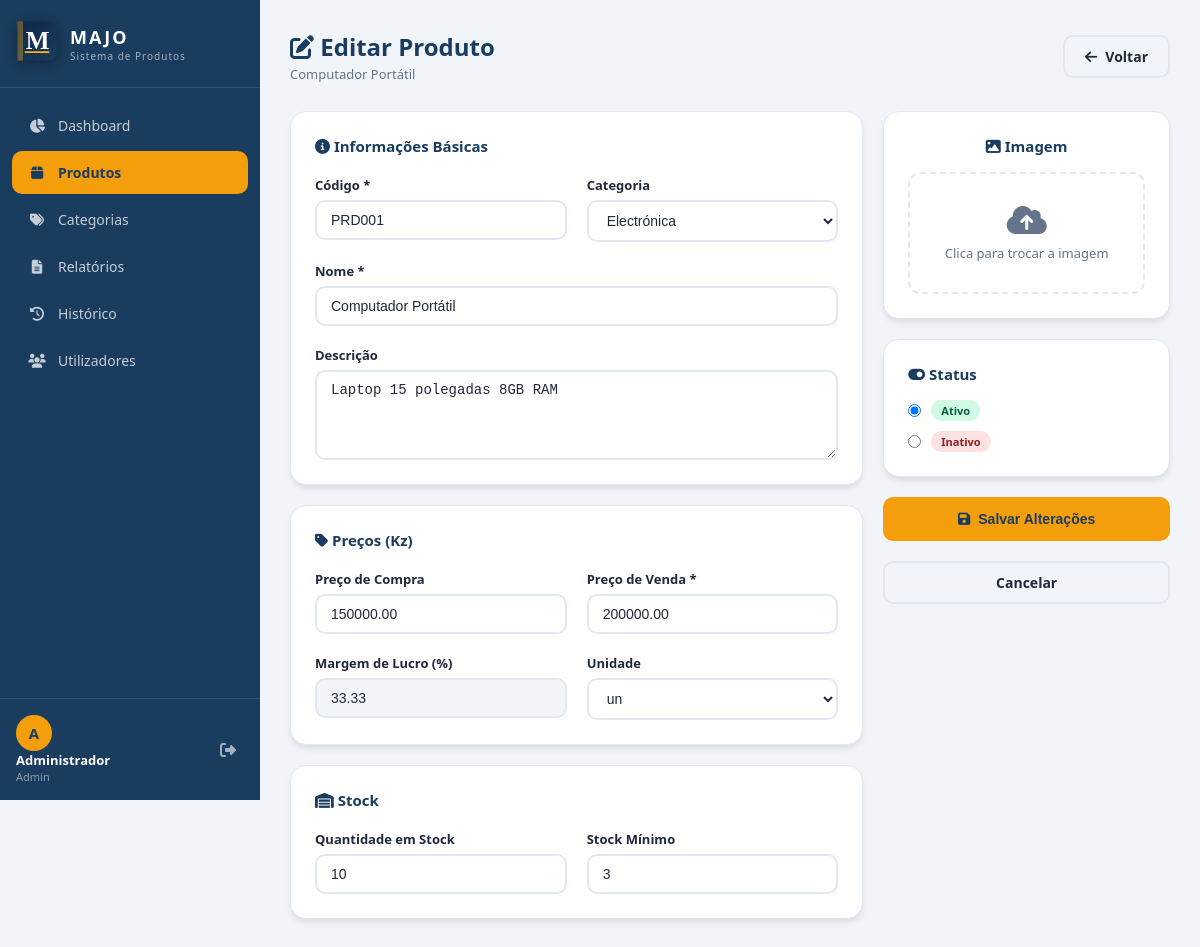
The page /pages/produtos/editar.php?id=1 (signed in) on the database its author committed.
### tables this page shows
CREATE TABLE IF NOT EXISTS produtos (
    id INT AUTO_INCREMENT PRIMARY KEY,
    codigo VARCHAR(50) NOT NULL UNIQUE,
    nome VARCHAR(150) NOT NULL,
    descricao TEXT,
    categoria_id INT,
    preco_compra DECIMAL(10,2) DEFAULT 0.00,
    preco_venda DECIMAL(10,2) DEFAULT 0.00,
    margem_lucro DECIMAL(5,2) DEFAULT 0.00,
    quantidade_stock INT DEFAULT 0,
    stock_minimo INT DEFAULT 5,
    unidade_medida VARCHAR(20) DEFAULT 'un',
    imagem VARCHAR(255),
    codigo_barras VARCHAR(100),
    status ENUM('ativo', 'inativo') DEFAULT 'ativo',
    criado_por INT,
    criado_em TIMESTAMP DEFAULT CURRENT_TIMESTAMP,
    atualizado_em TIMESTAMP DEFAULT CURRENT_TIMESTAMP ON UPDATE CURRENT_TIMESTAMP,
    FOREIGN KEY (categoria_id) REFERENCES categorias(id) ON DELETE SET NULL,
    FOREIGN KEY (criado_por) REFERENCES utilizadores(id) ON DELETE SET NULL
);

CREATE TABLE IF NOT EXISTS categorias (
    id INT AUTO_INCREMENT PRIMARY KEY,
    nome VARCHAR(100) NOT NULL,
    descricao TEXT,
    criado_em TIMESTAMP DEFAULT CURRENT_TIMESTAMP
);

### pages/produtos/editar.php (the view, shortened to what this page needs)
<?php
require_once '../../includes/conexao.php';
$id = (int)($_GET['id'] ?? 0);
$stmt = $conn->prepare("SELECT * FROM produtos WHERE id = ?");
$stmt->bind_param("i", $id);
$stmt->execute();
$produto = $stmt->get_result()->fetch_assoc();
$categorias = $conn->query("SELECT * FROM categorias ORDER BY nome");
require_once '../../includes/header.php';
?>
<div class="page-header">
    <div>
        <div class="page-titulo"><i class="fas fa-edit"></i> Editar Produto</div>
        <div class="page-subtitulo"><?= htmlspecialchars($produto['nome']) ?></div>
    </div>
    <a href="/majo_system/pages/produtos/listar.php" class="btn btn-outline"><i class="fas fa-arrow-left"></i> Voltar</a>
</div>
<form method="POST" enctype="multipart/form-data">
    <div style="display:grid; grid-template-columns:2fr 1fr; gap:20px;">
        <div style="display:flex; flex-direction:column; gap:20px;">
            <div class="card">
                <h3 style="margin-bottom:20px; color:var(--primaria); font-size:15px;"><i class="fas fa-info-circle"></i> Informações Básicas</h3>
                <div class="form-grid">
                    <div class="form-grupo">
                        <label>Código *</label>
                        <input type="text" name="codigo" class="form-control" value="<?= htmlspecialchars($produto['codigo']) ?>" required>
                    </div>
                    <div class="form-grupo">
                        <label>Categoria</label>
                        <select name="categoria_id" class="form-control">
                            <?php while($cat = $categorias->fetch_assoc()): ?>
                            <option value="<?= $cat['id'] ?>" <?= $produto['categoria_id'] == $cat['id'] ? 'selected' : '' ?>>
                                <?= htmlspecialchars($cat['nome']) ?>
                            </option>
                            <?php endwhile; ?>
                        </select>
                    </div>
                    <div class="form-grupo full">
                        <label>Nome *</label>
                        <input type="text" name="nome" class="form-control" value="<?= htmlspecialchars($produto['nome']) ?>" required>
                    </div>
                    <div class="form-grupo full">
                        <label>Descrição</label>
                        <textarea name="descricao" class="form-control"><?= htmlspecialchars($produto['descricao'] ?? '') ?></textarea>
                    </div>
                </div>
            </div>
            <div class="card">
                <h3 style="margin-bottom:20px; color:var(--primaria); font-size:15px;"><i class="fas fa-tag"></i> Preços (Kz)</h3>
                <div class="form-grid">
                    <div class="form-grupo">
                        <label>Preço de Compra</label>
                        <input type="number" id="preco_compra" name="preco_compra" class="form-control" value="<?= $produto['preco_compra'] ?>" step="0.01" min="0">
                    </div>
                    <div class="form-grupo">
                        <label>Preço de Venda *</label>
                        <input type="number" id="preco_venda" name="preco_venda" class="form-control" value="<?= $produto['preco_venda'] ?>" step="0.01" min="0" required>
                    </div>
                    <div class="form-grupo">
                        <label>Margem de Lucro (%)</label>
                        <input type="number" id="margem_lucro" name="margem_lucro" class="form-control" value="<?= $produto['margem_lucro'] ?>" readonly style="background:var(--fundo);">
                    </div>
                    <div class="form-grupo">
                        <label>Unidade</label>
                        <select name="unidade_medida" class="form-control">
                            <?php foreach(['un','kg','g','lt','ml','cx','pç','resma','mt'] as $u): ?>
                            <option value="<?= $u ?>" <?= $produto['unidade_medida'] == $u ? 'selected' : '' ?>><?= $u ?></option>
                            <?php endforeach; ?>
                        </select>
                    </div>
                </div>
            </div>
            <div class="card">
                <h3 style="margin-bottom:20px; color:var(--primaria); font-size:15px;"><i class="fas fa-warehouse"></i> Stock</h3>
                <div class="form-grid">
                    <div class="form-grupo">
                        <label>Quantidade em Stock</label>
                        <input type="number" name="quantidade_stock" class="form-control" value="<?= $produto['quantidade_stock'] ?>" min="0">
                    </div>
                    <div class="form-grupo">
                        <label>Stock Mínimo</label>
                        <input type="number" name="stock_minimo" class="form-control" value="<?= $produto['stock_minimo'] ?>" min="0">
                    </div>
                </div>
            </div>
        </div>
        <div style="display:flex; flex-direction:column; gap:20px;">
            <div class="card" style="text-align:center;">
                <h3 style="margin-bottom:16px; color:var(--primaria); font-size:15px;"><i class="fas fa-image"></i> Imagem</h3>
                <div class="upload-area" onclick="document.getElementById('input-imagem').click()">
                    <i class="fas fa-cloud-upload-alt"></i>
                    <p style="font-size:13px;">Clica para trocar a imagem</p>
                </div>
            </div>
            <div class="card">
                <h3 style="margin-bottom:16px; color:var(--primaria); font-size:15px;"><i class="fas fa-toggle-on"></i> Status</h3>
                <label style="display:flex; align-items:center; gap:10px; cursor:pointer; font-weight:normal; margin-bottom:10px;">
                    <input type="radio" name="status" value="ativo" <?= $produto['status'] == 'ativo' ? 'checked' : '' ?>>
                    <span class="badge badge-ativo">Ativo</span>
                </label>
                <label style="display:flex; align-items:center; gap:10px; cursor:pointer; font-weight:normal;">
                    <input type="radio" name="status" value="inativo" <?= $produto['status'] == 'inativo' ? 'checked' : '' ?>>
                    <span class="badge badge-inativo">Inativo</span>
                </label>
            </div>
            <button type="submit" class="btn btn-acento" style="width:100%; justify-content:center; padding:14px;">
                <i class="fas fa-save"></i> Salvar Alterações
            </button>
            <a href="/majo_system/pages/produtos/listar.php" class="btn btn-outline" style="width:100%; justify-content:center;">Cancelar</a>
        </div>
    </div>
</form>
<?php require_once '../../includes/footer.php'; ?>

### assets/css/estilo.css (style rules this page uses)
:root { --primaria: #1a3c5e; --primaria-clara: #2563a8; --acento: #f59e0b; --acento-claro: #fbbf24; --sucesso: #10b981; --perigo: #ef4444; --aviso: #f59e0b; --fundo: #f1f5f9; --branco: #ffffff; --texto: #1e293b; --texto-claro: #64748b; --borda: #e2e8f0; --sidebar-largura: 260px; --sombra: 0 4px 6px -1px rgba(0,0,0,0.1); --sombra-media: 0 10px 15px -3px rgba(0,0,0,0.1); }
* { margin: 0; padding: 0; box-sizing: border-box; }
body { font-family: 'Segoe UI', Tahoma, sans-serif; background: var(--fundo); color: var(--texto); display: flex; min-height: 100vh; }
a { text-decoration: none; color: inherit; }
.page-header { display: flex; align-items: center; justify-content: space-between; margin-bottom: 28px; flex-wrap: wrap; gap: 12px; }
.page-titulo { font-size: 24px; font-weight: 700; color: var(--primaria); }
.page-subtitulo { font-size: 13px; color: var(--texto-claro); margin-top: 2px; }
.card { background: var(--branco); border-radius: 16px; padding: 24px; box-shadow: var(--sombra); border: 1px solid var(--borda); }
.btn { display: inline-flex; align-items: center; gap: 8px; padding: 10px 20px; border-radius: 10px; font-size: 14px; font-weight: 600; border: none; cursor: pointer; transition: all 0.2s; text-decoration: none; }
.btn-acento { background: var(--acento); color: var(--primaria); }
.btn-outline { background: transparent; border: 2px solid var(--borda); color: var(--texto); }
.form-grid { display: grid; grid-template-columns: 1fr 1fr; gap: 20px; }
.form-grupo { display: flex; flex-direction: column; gap: 6px; }
.form-grupo.full { grid-column: 1 / -1; }
label { font-size: 13px; font-weight: 600; color: var(--texto); }
.form-control { padding: 10px 14px; border: 2px solid var(--borda); border-radius: 10px; font-size: 14px; color: var(--texto); transition: border-color 0.2s; background: var(--branco); width: 100%; }
textarea.form-control { resize: vertical; min-height: 90px; }
select.form-control { cursor: pointer; }
.upload-area { border: 2px dashed var(--borda); border-radius: 12px; padding: 30px; text-align: center; cursor: pointer; transition: all 0.2s; color: var(--texto-claro); }
.upload-area i { font-size: 32px; margin-bottom: 8px; display: block; }
.badge { display: inline-block; padding: 3px 10px; border-radius: 20px; font-size: 11px; font-weight: 600; }
.badge-ativo { background: #d1fae5; color: #065f46; }
.badge-inativo { background: #fee2e2; color: #991b1b; }

### rows shown on the page
produtos: nome "Computador Portátil", codigo "PRD001", categoria_id "Electrónica", descricao "Laptop 15 polegadas 8GB RAM", preco_compra "150000.00", preco_venda "200000.00", margem_lucro "33.33", unidade_medida "un", quantidade_stock "10", stock_minimo "3", status "☑ Ativo", status "☐ Inativo"

### other values the page prints
substr($_SESSION['nome'] ?? 'U', 0, 1) "A"
$_SESSION['nome'] "Administrador"
$_SESSION['perfil'] "Admin"
